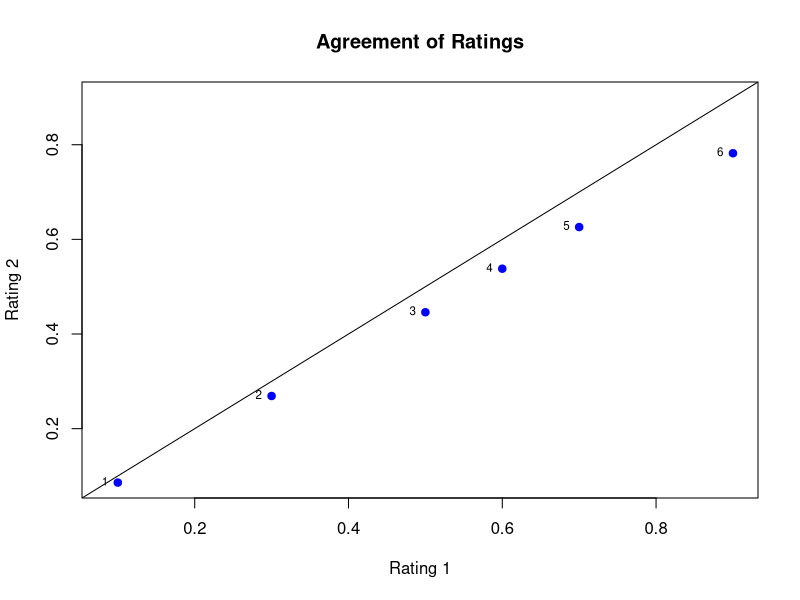

R code for this plot:
# Agreement Plot Example - See Markdown file for Tips
# Derek R. Blanchette

#Load the measurements from the Formaldehyde data set
data("Formaldehyde")

#Data wrangling
rating1 <- Formaldehyde[,1]
rating2 <- Formaldehyde[,2] 
ID <- seq(1:6)
ratings <- as.data.frame(cbind(ID, rating1, rating2))

#Create plot
plot(ratings$rating1,
     ratings$rating2,
     main = "Agreement of Ratings",
     xlim = c(min(ratings$rating1, ratings$rating2), max(ratings$rating1, ratings$rating2)),
     ylim = c(min(ratings$rating1, ratings$rating2), max(ratings$rating1, ratings$rating2)),
     xlab = "Rating 1",
     ylab = "Rating 2",
     pch = 19,
     col = "blue")

#Label samples
text(ratings$rating1, ratings$rating2, labels = ratings$ID, pos = 2, cex = 0.7)

#Add line of perfect agreement
abline(0,1)
